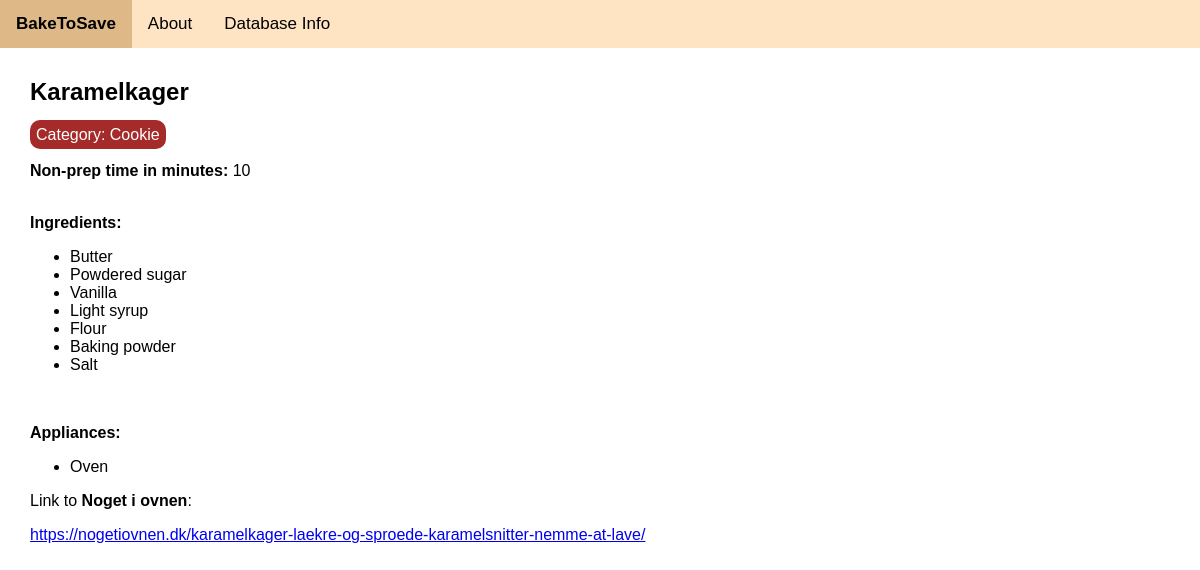
Page /3 on the committed database.
### tables this page shows
CREATE TABLE recipes (
    r_id INTEGER PRIMARY KEY,
    name TEXT NOT NULL,
    category TEXT NOT NULL,
    time TIME NOT NULL,
    source TEXT NOT NULL,
    link TEXT NOT NULL,
    ingredients TEXT NOT NULL,
    appliances TEXT NOT NULL
);

### app.py (the view)
@app.route('/<int:recipe_id>')
def recipe(recipe_id):
    recipe = get_recipe(recipe_id)
    return render_template('recipe.html', recipe=recipe)

### app.py (called while the page is built)
def get_db_connection():
    conn = sqlite3.connect('recipes.db')
    conn.row_factory = sqlite3.Row
    return conn

def makelists(recipe):
    if 'ingredients' in recipe:
        recipe['ingredients'] = recipe['ingredients'].split('/')
    if 'appliances' in recipe:
        recipe['appliances'] = recipe['appliances'].split('/')
    return recipe

def get_recipe(recipe_id):
    conn = get_db_connection()
    recipe = conn.execute('SELECT * FROM recipes WHERE r_id = ?',
                        (recipe_id,)).fetchone()
    conn.close()
    if recipe is None:
        abort(404)
    recipe = dict(recipe)
    recipe = makelists(recipe)
    return(recipe)

### templates/recipe.html
{% extends 'base.html' %}
{% block content %}
    <h2>{% block title %} {{ recipe['name'] }} {% endblock %}</h2>
    <span class="badge badge-primary">Category: {{ recipe['category'] }}</span>
    <div>
        <br>
        <span><b>Non-prep time in minutes: </b></span>
        {{recipe['time']}}
    </div>
    <br>
    <p><b>Ingredients:</b></p>
    <ul>
        {% for ingredient in recipe['ingredients'] %}
            <li>{{ ingredient }}</li>
        {% endfor %}
    </ul>
    <br>
    <p><b>Appliances:</b></p>
    <ul>
        {% for appliance in recipe['appliances'] %}
            <li>{{ appliance }}</li>
        {% endfor %}
    </ul>
    <p>Link to <b>{{ recipe['source'] }}</b>:</p> <a href="{{ recipe['link'] }}">{{ recipe['link'] }}</a>
{% endblock %}

### static/css/style.css (style rules this page uses)
body { margin: 0; font-family: Arial, Helvetica, sans-serif; }
.badge { border-radius: 10px; padding: 6px; color:#fff; background-color:brown; }

### rows in the picture
recipes: name "Karamelkager", category "Cookie", time "10", appliances "Oven", source "Noget i ovnen", link "https://nogetiovnen.dk/karamelkager-laekre-og-sproede-karamelsnitter-nemme-at-lave/"

### other values in the picture
{{ ingredient }} "Butter" "Powdered sugar" "Vanilla" "Light syrup" "Flour" "Baking powder" "Salt"
